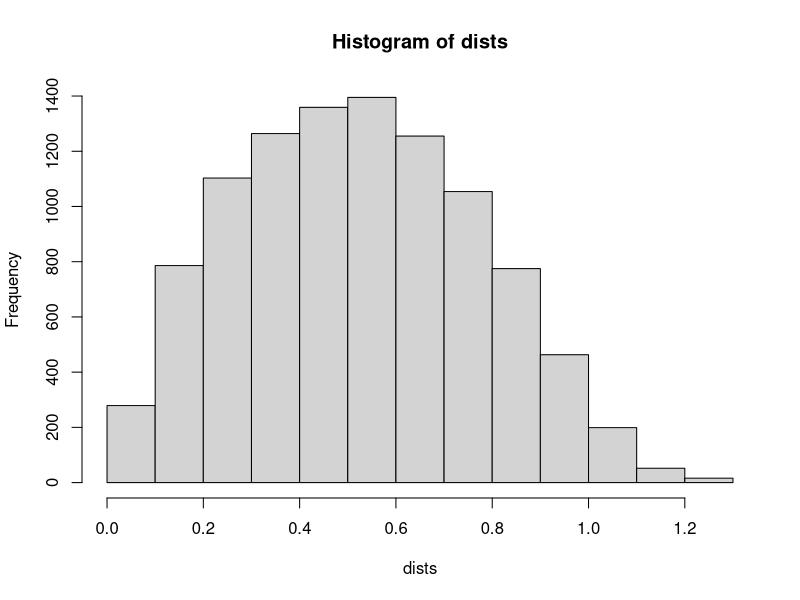

Source code (R):
dists<-c()
for (i in 1:10000) {
  P1<-runif(2)
  P2<-runif(2)
  dist<-sqrt(sum((P1-P2)^2))
  dists<-c(dists, dist)
}
mean.dist<-mean(dists)
sd.dist<-sd(dists)
cat(mean.dist,sd.dist,"\n")
hist(dists) 
